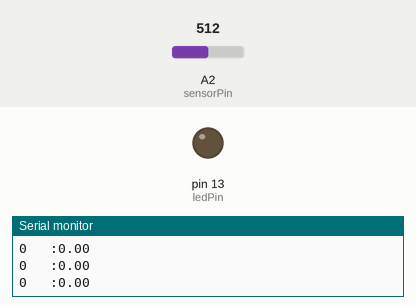
A sketch run on a simulated Arduino Uno, built with avr-gcc and run on an emulated ATmega328P. On the bench: output pins drawn as LEDs (lit = HIGH), the last lines printed to the serial monitor. Inputs (shaded band) come from the test bench; at power-on: A2 (sensorPin) = 512.

Above: at 1.2 s.
1.3 s: A2 (sensorPin) set to 499
At 2.5 s:
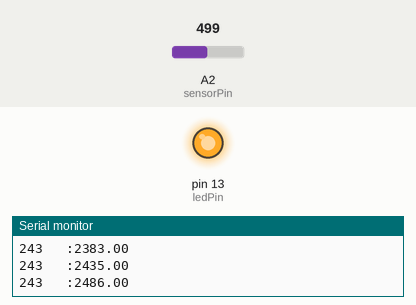
2.8 s: A2 (sensorPin) set to 11
4.4 s: A2 (sensorPin) set to 8
At 6.0 s:
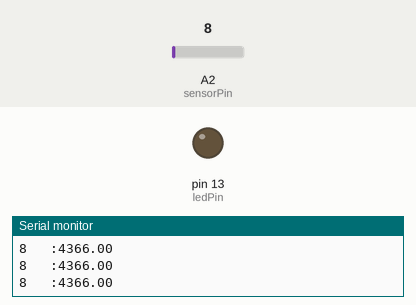
6.3 s: A2 (sensorPin) set to 122
At 7.4 s:
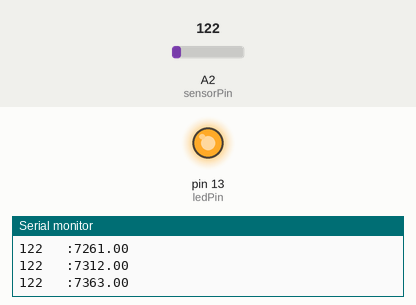
Timing chart, 0 to 8.8 s (numbered marks = the images above; inputs shaded):
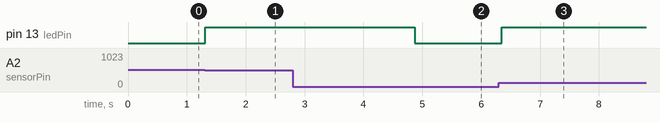

Measured:
- the behaviour switches between 512 and 511 on A2 (sensorPin) (found by bisection; images 0 and 1)
- the behaviour switches between 10 and 9 on A2 (sensorPin) (found by bisection; images 1 and 2)
- after the input at 1.3 s, pin 13 (ledPin): LOW → HIGH at once
- after the input at 4.4 s, pin 13 (ledPin): HIGH → LOW after 0.47 s
- after the input at 6.3 s, pin 13 (ledPin): LOW → HIGH after 0.05 s

The sketch:

Foosball.ino
```cpp
/**
*Program to detect if someone is playing foosball
*Uses an Arduino and a Piezo element to detect vibrations
*
*

Revision 0.1
2013-3-15 initial commit
Spencer Owen

**/

int ledPin = 13;
int sensorPin = 2;
byte sensorValue = 0;

float lastMovement = 0;


void setup() {

  pinMode(ledPin, OUTPUT);
  Serial.begin(115200);

}

void loop() {

  sensorValue = analogRead(sensorPin);
  Serial.print(sensorValue);
  if (sensorValue >=10) {
    lastMovement = millis();
    digitalWrite(ledPin, HIGH);
  }

  if ( (millis() - lastMovement) > 500) {
    digitalWrite(ledPin, LOW);
  }
  Serial.print("\t :");
  Serial.println(lastMovement);
  delay(50);

}
```
